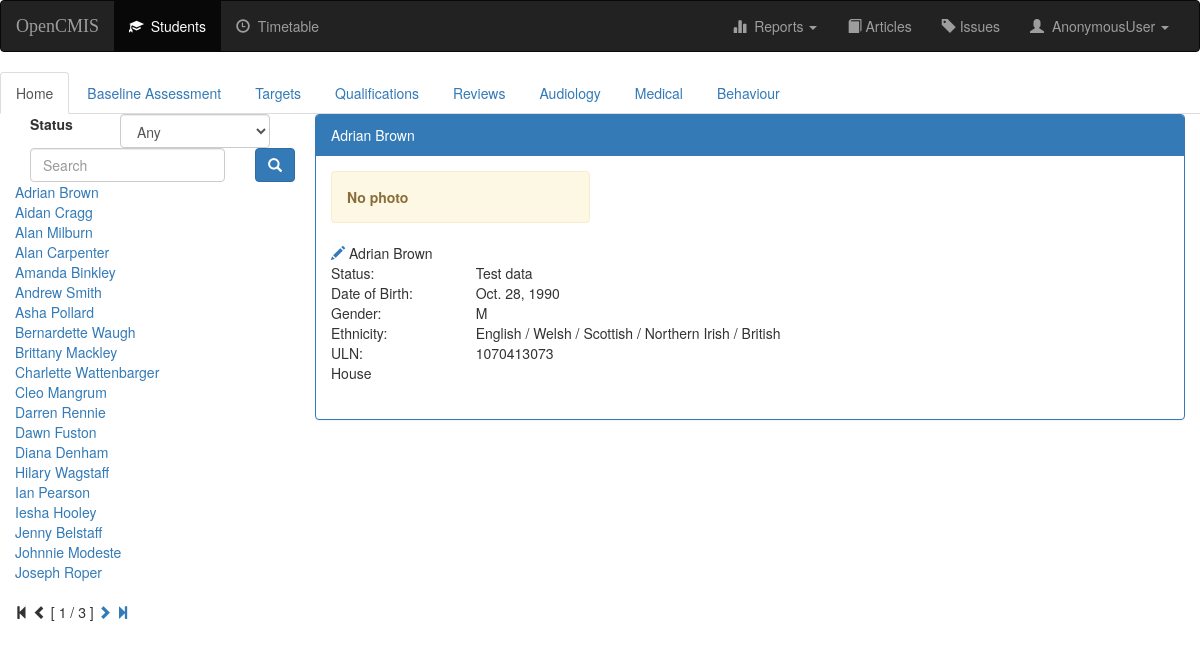
/opencmis/student/15/, run on the app's committed database.
### opencmis/models.py (models this page shows, shortened)
class Student(models.Model):
    status = models.ForeignKey('Status', blank=False)
    title = models.ForeignKey('Title', blank=True)
    first_name = models.CharField(max_length=50, blank=False)
    last_name = models.CharField(max_length=30, blank=False)
    gender_choices = (('M', 'Male'), ('F', 'Female'))
    gender = models.CharField(max_length=1, choices=gender_choices, default='M')
    ethnicity = models.ForeignKey('Ethnicity', blank=True, null=True, on_delete=models.SET_NULL)
    date_of_birth = models.DateField(blank=False)
    ULN = models.CharField(max_length=10, blank=True)
    house = models.CharField(max_length=50, blank=True)
    road = models.CharField(max_length=50, blank=True)
    area = models.CharField(max_length=50, blank=True)
    town = models.CharField(max_length=50, blank=True)
    post_code = models.CharField(max_length=12, blank=True)
    photo = models.FileField(blank=True)
    def __str__(self):
        return '%s %s' % (self.first_name, self.last_name)

class Status(models.Model):
    status = models.CharField(max_length=30)
    class Meta:
        verbose_name_plural = 'Status'
    def __str__(self):
        return self.status

class Ethnicity(models.Model):
    value = models.CharField(max_length=30)
    def __str__(self):
        return self.value
    class Meta:
        verbose_name_plural = 'Ethnicity'

### opencmis/views.py (the view)
class DetailView(DetailView):
    model = Student
    template_name = 'opencmis/detail.html'
    def get_context_data(self, **kwargs):
        context = super(DetailView, self).get_context_data(**kwargs)
        context['index'] = index_context(self.request)
        return context

### opencmis/templates/opencmis/detail.html (shortened to what this page needs)
{% extends 'opencmis/student-base.html' %}
{% block home-active %}active{% endblock %}
{% block student-body %}
    <div class="row">
        <div class="col-md-4">
            {% if student.photo %}
            <img src="{{student.photo.url }}" class="img-responsive">
            {% else %}
            <div class="alert alert-warning" role="alert">
                <strong>No photo</strong>
            </div>
            {% endif %}
        </div>
        <div class="col-md-8"></div>
    </div>
    <div class="row">
        <div class="col-md-2">
            <a href="{% url 'opencmis:student-update' student.id %}">
                <span class="glyphicon glyphicon-pencil"></span>
            </a>
            {{student.first_name}}&nbsp;{{student.last_name}}
        </div>
    </div>
    <div class="row">
        <div class="col-md-2">Status:</div>
        <div class="col-md-10">{{student.status.status}}</div>
    </div>
    <div class="row">
        <div class="col-md-2">Date of Birth:</div>
        <div class="col-md-10">{{student.date_of_birth}}</div>
    </div>
    <div class="row">
        <div class="col-md-2">Gender:</div>
        <div class="col-md-10">{{student.gender}}</div>
    </div>
    <div class="row">
        <div class="col-md-2">Ethnicity:</div>
        <div class="col-md-10">{{student.ethnicity}}</div>
    </div>
    <div class="row">
        <div class="col-md-2">ULN:</div>
        <div class="col-md-10">{{student.ULN}}</div>
    </div>
    <div class="row">
        <div class="col-md-2">House</div>
        <div class="col-md-10">{{student.house}}</div>
    </div>
    <div class="row">
        <div class="col-md-12">&nbsp;</div>
    </div>
    <div class="row">
        <div class="col-md-12">
        </div>
    </div>
{% endblock %}

### opencmis/templates/opencmis/student-base.html (shortened to what this page needs)
{% extends 'opencmis/base.html' %}
{% block submenu %}
{% if student != 'Nobody' %}
<ul class="nav nav-tabs">
    <li class="{% block home-active %}{% endblock %}"><a href="{% url 'opencmis:student-detail' student.id %}">Home</a></li>
    <li class="{% block baseline-active %}{% endblock %}"><a href="{% url 'opencmis:baseline' student.id %}">Baseline Assessment</a></li>
    <li class="{% block target-active %}{% endblock %}"><a href="#">Targets</a></li>
    <li class="{% block qualification-active %}{% endblock %}"><a href="{% url 'opencmis:student-qualification' student.id %}">Qualifications</a></li>
    <li class="{% block review-active %}{% endblock %}"><a href="#">Reviews</a></li>
    <li class="{% block audiology-active %}{% endblock %}"><a href="#">Audiology</a></li>
    <li class="{% block medical-active %}{% endblock %}"><a href="#">Medical</a></li>
    <li class="{% block behaviour-active %}{% endblock %}"><a href="{% url 'opencmis:behaviour-index' student.id %}">Behaviour</a></li>
</ul>
{% endif %}
{% endblock %}
{% block body %}
<div class="panel panel-primary">
    <div class="panel-heading">{{student}}</div>
    <div class="panel-body">
        {% block student-body %}
        {% endblock %}
    </div>
</div>
{% endblock %}
{% block index %}
    <form id="searchform" action="" method="get" accept-charset="utf-8">
        <fieldset>
            <div class="form-group">
                <label class="col-xs-4 col-form-label" for="filter">Status</label>
                <div class="col-xs-8">
                    <select class="form-control" id = "filter" name="filter">
                        <option value="any">Any</option>
                    </select>
                </div>
                <div class="col-xs-10">
                    <input class="form-control" id="searchbox" name="q" type="text" placeholder="Search">
                </div>
                <div class="col-xs-2">
                    <button class="btn btn-primary" type="submit">
                        <span class="glyphicon glyphicon-search" aria-hidden="true"></span>
                    </button>
                </div>
            </div>
        </fieldset>
    </form>
    {% for i in index.index %}
    <a href="{% url 'opencmis:student-detail' i.id %}">{{i}}</a><br>
    {% empty %}
    <li>No people returned.</li>
    {% endfor %}
    {% if index.index.paginator.num_pages != 1 %}
    <div class="pagination">
        <span class="step-links">
            {% if index.index.has_previous %}
                <a href="?page=1">
                    <span class="glyphicon glyphicon-step-backward" aria-hidden="true"></span>
                </a>
                <a href="?page={{ index.index.previous_page_number }}">
                    <span class="glyphicon glyphicon-chevron-left" aria-hidden="true"></span>
                </a>
            {% else %}
                <span class="glyphicon glyphicon-step-backward" aria-hidden="true"></span>
                <span class="glyphicon glyphicon-chevron-left" aria-hidden="true"></span>
            {% endif %}
            <span class="current">
                [ {{ index.index.number }} / {{ index.index.paginator.num_pages }} ]
            </span>
            {% if index.index.has_next %}
                <a href="?page={{ index.index.next_page_number }}">
                    <span class="glyphicon glyphicon-chevron-right" aria-hidden="true"></span>
                </a>
                <a href="?page={{ index.index.paginator.num_pages }}">
                    <span class="glyphicon glyphicon-step-forward" aria-hidden="true"></span>
                </a>
            {% else %}
                <span class="glyphicon glyphicon-chevron-right" aria-hidden="true"></span>
                <span class="glyphicon glyphicon-step-forward" aria-hidden="true"></span>
            {% endif %}
        </span>
    </div>
    {% endif %}
{% endblock %}

### opencmis/templates/opencmis/base.html (shortened to what this page needs)
<!DOCTYPE html>
<html lang="en">
<head>
    {% load staticfiles %}
    <link rel="stylesheet" href="https://maxcdn.bootstrapcdn.com/bootstrap/3.3.7/css/bootstrap.min.css">
    <link rel="stylesheet" type="text/css" href="{% static 'style.css' %}"/>
</head>
<body>
    <nav class="navbar navbar-inverse hidden-print">
        <div class="container-fluid">
            <div class="navbar-header">
                <a class="navbar-brand" href="{% url 'opencmis:dashboard' %}">OpenCMIS</a>
            </div>
            <div class="collapse navbar-collapse" id="topNavBar">
                <ul class="nav navbar-nav">
                    <li class="active">
                        <a href="{% url 'opencmis:index' %}">
                            <span class="glyphicon glyphicon-education" area-hidden="true"></span>&nbsp;&nbsp;Students
                        </a>
                    </li>
                    <li class="">
                        <a href="/timetable/subject/">
                            <span class="glyphicon glyphicon-time" area-hidden="true"></span>&nbsp;&nbsp;Timetable
                        </a>
                    </li>
                </ul>
                <ul class="nav navbar-nav navbar-right">
                    <li class="dropdown">
                        <a href="#" class="dropdown-toggle" data-toggle="dropdown" role="button" aria-haspopup="true"
                           aria-expanded="false"><span class="glyphicon glyphicon-stats" area-hidden="true"></span>&nbsp;&nbsp;Reports <span class="caret"></span></a>
                    </li>
                    <li class="">
                        <a href="/article/">
                            <span class="glyphicon glyphicon-book" area-hidden="true"></span> Articles
                        </a>
                    </li>
                    <li class="">
                        <a href="/issue/">
                            <span class="glyphicon glyphicon-tag" area-hidden="true"></span> Issues
                        </a>
                    </li>
                    <li class="dropdown">
                        <a href="#" class="dropdown-toggle" data-toggle="dropdown" role="button"
                           aria-haspopup="true"
                           aria-expanded="false"><span class="glyphicon glyphicon-user" area-hidden="true"></span>&nbsp;&nbsp;{{user}}
                            <span class="caret"></span></a>
                    </li>
                </ul>
            </div>
        </div>
    </nav>
    <div class="hidden-print">
        {% block submenu %}
        {% endblock %}
    </div>
    <div class="container-fluid">
        <div class="row">
            <div class="col-sm-3">
                <div class="hidden-print">
                    {% block index %}
                    {% endblock %}
                </div>
            </div>
            <div class="col-sm-9">
                {% block body %}
                {% endblock %}
            </div>
        </div>
    </div>
</body>
</html>

### opencmis/static/style.css (style rules this page uses)
.navbar-brand { font-family: Righteous sans-serif; }

### data on the page
Student: first_name+last_name "Adrian Brown", first_name "Adrian", last_name "Brown", status.status "Test data", date_of_birth "Oct. 28, 1990", gender "M", ethnicity "English / Welsh / Scottish / Northern Irish / British", ULN "1070413073"
Student: first_name+last_name "Aidan Cragg"
Student: first_name+last_name "Alan Milburn"
Student: first_name+last_name "Alan Carpenter"
Student: first_name+last_name "Amanda Binkley"
Student: first_name+last_name "Andrew Smith"
Student: first_name+last_name "Asha Pollard"
Student: first_name+last_name "Bernardette Waugh"
Student: first_name+last_name "Brittany Mackley"
Student: first_name+last_name "Charlette Wattenbarger"
Student: first_name+last_name "Cleo Mangrum"
Student: first_name+last_name "Darren Rennie"
Student: first_name+last_name "Dawn Fuston"
Student: first_name+last_name "Diana Denham"
Student: first_name+last_name "Hilary Wagstaff"
Student: first_name+last_name "Ian Pearson"
Student: first_name+last_name "Iesha Hooley"
Student: first_name+last_name "Jenny Belstaff"
Student: first_name+last_name "Johnnie Modeste"
Student: first_name+last_name "Joseph Roper"

### other printed values
{{ user }} "AnonymousUser"
{{ index.index.number }} "1"
{{ index.index.paginator.num_pages }} "3"
